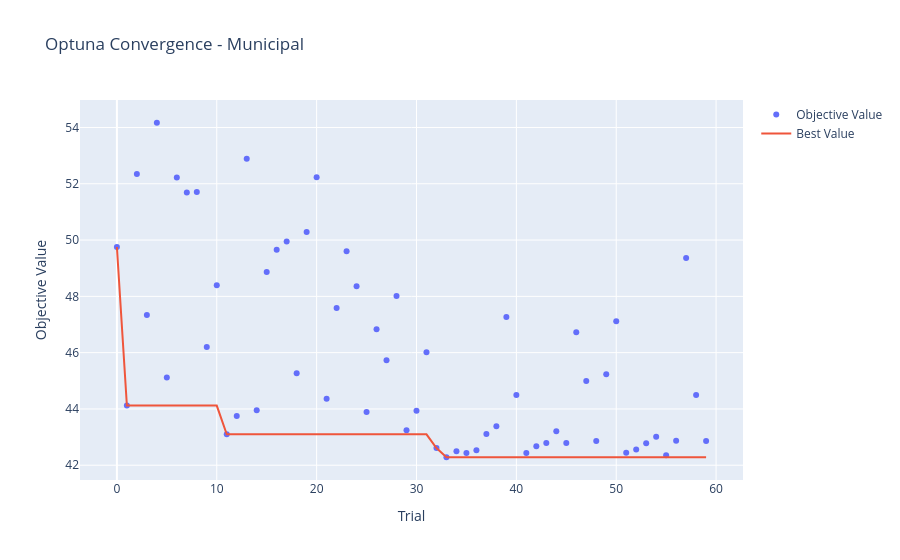
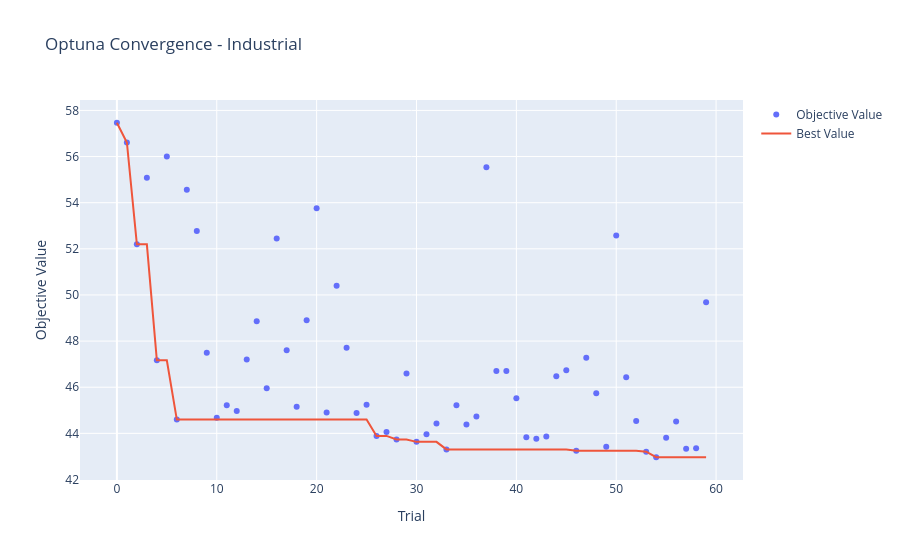
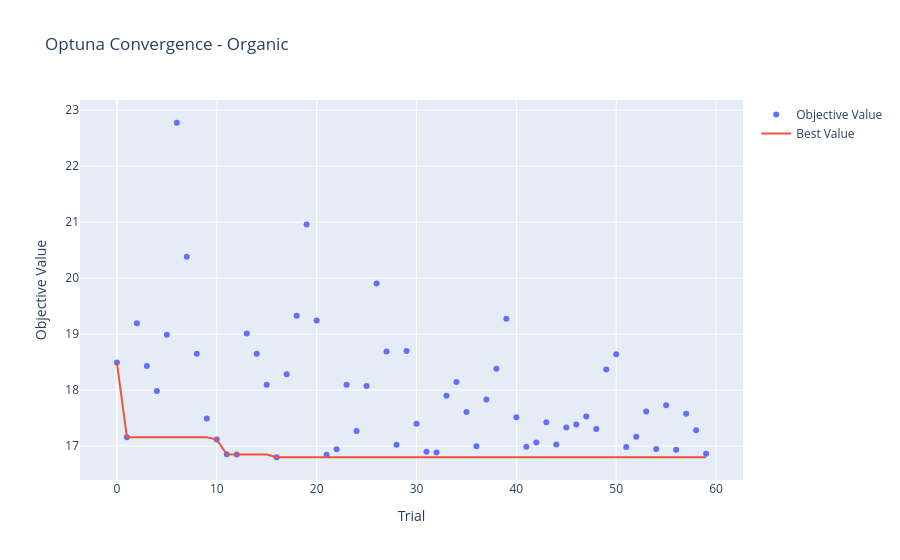
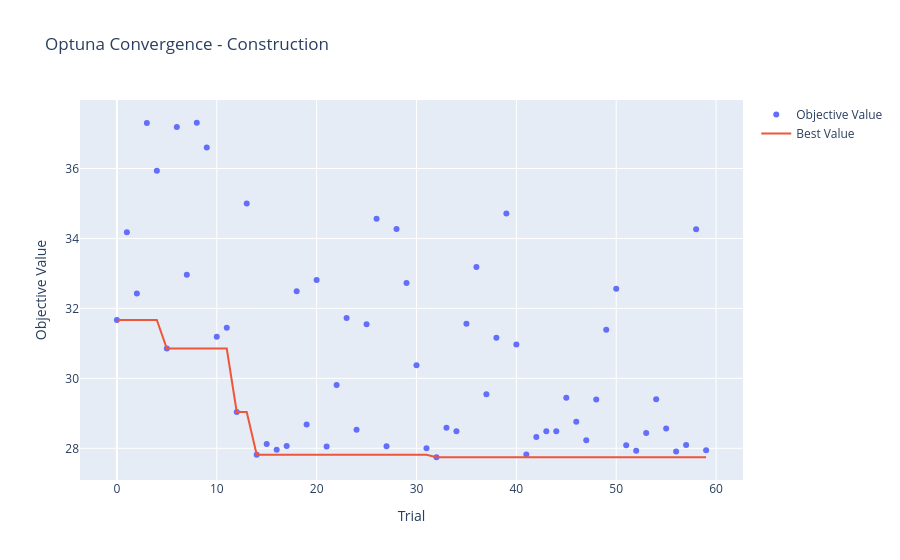

The cell these charts' notebook holds for them, in order:
### Code cell
train_split_index = int(waste_dfs["Municipal"].shape[0] * 0.65)
val_split_index   = int(waste_dfs["Municipal"].shape[0] * 0.80)


# Store best params
best_params_all = {}

study_results = {}

for waste_type, df in waste_dfs.items():
    print(f"Tuning for {waste_type}...")

    # Time series split
    train_df = df.iloc[:train_split_index]
    val_df = df.iloc[train_split_index:val_split_index]

    X_train = train_df.drop(columns=["quantity_tons"])
    y_train = train_df["quantity_tons"]

    X_val = val_df.drop(columns=["quantity_tons"])
    y_val = val_df["quantity_tons"]

    def objective(trial):
        params = {
        "verbosity": 0,
        "objective": "reg:squarederror",
        "eval_metric": "rmse",
        "booster": "gbtree",
        "lambda": trial.suggest_float("lambda", 1e-3, 10.0, log=True),
        "alpha": trial.suggest_float("alpha", 1e-3, 10.0, log=True),
        "colsample_bytree": trial.suggest_float("colsample_bytree", 0.5, 1.0),
        "subsample": trial.suggest_float("subsample", 0.5, 1.0),
        "learning_rate": trial.suggest_float("learning_rate", 0.01, 0.3),
        "n_estimators": trial.suggest_int("n_estimators", 100, 1000),
        "max_depth": trial.suggest_int("max_depth", 3, 10),
        "min_child_weight": trial.suggest_int("min_child_weight", 1, 10),
}


        model = xgb.XGBRegressor(**params)
        model.fit(X_train, y_train)
        preds = model.predict(X_val)
        rmse = root_mean_squared_error(y_val, preds)
        return rmse

    study = optuna.create_study(direction="minimize")
    study.optimize(objective, n_trials=60)

    best_params_all[waste_type] = study.best_params
    study_results[waste_type] = study
    print(f"Best RMSE for {waste_type}: {study.best_value:.4f}")
    print(f"Best params: {study.best_params}")

# Save all params to YAML
timestamp = datetime.now().strftime("%Y%m%d_%H%M")
yaml_file = f"best_params_NoLags_{timestamp}.yaml"
with open(yaml_file, 'w') as f:
    yaml.dump(best_params_all, f)

print(f"\nSaved all best parameters to: {yaml_file}")

for waste_type, study in study_results.items():
    fig = plot_optimization_history(study)
    fig.update_layout(title_text=f"Optuna Convergence - {waste_type}")
    fig.show()

### Figure 1 — Plotly figure (JSON) as saved in the notebook; plotly's stock layout.template omitted (floating-point values rounded to 4 significant figures)
{"data": [{"mode": "markers", "name": "Objective Value", "type": "scatter", "x": [0, 1, 2, 3, 4, 5, 6, 7, 8, 9, 10, 11, 12, 13, 14, 15, 16, 17, 18, 19, 20, 21, 22, 23, 24, 25, 26, 27, 28, 29, 30, 31, 32, 33, 34, 35, 36, 37, 38, 39, 40, 41, 42, 43, 44, 45, 46, 47, 48, 49, 50, 51, 52, 53, 54, 55, 56, 57, 58, 59], "y": [49.75, 44.12, 52.35, 47.34, 54.17, 45.12, 52.22, 51.69, 51.71, 46.2, 48.4, 43.1, 43.75, 52.89, 43.95, 48.86, 49.65, 49.95, 45.27, 50.29, 52.23, 44.37, 47.58, 49.61, 48.36, 43.89, 46.83, 45.73, 48.01, 43.24, 43.93, 46.02, 42.61, 42.28, 42.5, 42.44, 42.53, 43.11, 43.38, 47.27, 44.5, 42.44, 42.67, 42.79, 43.21, 42.79, 46.72, 44.99, 42.86, 45.23, 47.12, 42.44, 42.56, 42.78, 43.02, 42.35, 42.87, 49.36, 44.49, 42.86]}, {"mode": "lines", "name": "Best Value", "type": "scatter", "x": [0, 1, 2, 3, 4, 5, 6, 7, 8, 9, 10, 11, 12, 13, 14, 15, 16, 17, 18, 19, 20, 21, 22, 23, 24, 25, 26, 27, 28, 29, 30, 31, 32, 33, 34, 35, 36, 37, 38, 39, 40, 41, 42, 43, 44, 45, 46, 47, 48, 49, 50, 51, 52, 53, 54, 55, 56, 57, 58, 59], "y": [49.75, 44.12, 44.12, 44.12, 44.12, 44.12, 44.12, 44.12, 44.12, 44.12, 44.12, 43.1, 43.1, 43.1, 43.1, 43.1, 43.1, 43.1, 43.1, 43.1, 43.1, 43.1, 43.1, 43.1, 43.1, 43.1, 43.1, 43.1, 43.1, 43.1, 43.1, 43.1, 42.61, 42.28, 42.28, 42.28, 42.28, 42.28, 42.28, 42.28, 42.28, 42.28, 42.28, 42.28, 42.28, 42.28, 42.28, 42.28, 42.28, 42.28, 42.28, 42.28, 42.28, 42.28, 42.28, 42.28, 42.28, 42.28, 42.28, 42.28]}, {"marker": {"color": "#cccccc"}, "mode": "markers", "name": "Infeasible Trial", "showlegend": false, "type": "scatter", "x": [], "y": []}], "layout": {"title": {"text": "Optuna Convergence - Municipal"}, "xaxis": {"title": {"text": "Trial"}}, "yaxis": {"title": {"text": "Objective Value"}}}}

### Figure 2 — Plotly figure (JSON) as saved in the notebook; plotly's stock layout.template omitted (floating-point values rounded to 4 significant figures)
{"data": [{"mode": "markers", "name": "Objective Value", "type": "scatter", "x": [0, 1, 2, 3, 4, 5, 6, 7, 8, 9, 10, 11, 12, 13, 14, 15, 16, 17, 18, 19, 20, 21, 22, 23, 24, 25, 26, 27, 28, 29, 30, 31, 32, 33, 34, 35, 36, 37, 38, 39, 40, 41, 42, 43, 44, 45, 46, 47, 48, 49, 50, 51, 52, 53, 54, 55, 56, 57, 58, 59], "y": [57.47, 56.61, 52.19, 55.08, 47.16, 56.01, 44.6, 54.56, 52.78, 47.5, 44.68, 45.22, 44.97, 47.2, 48.86, 45.96, 52.44, 47.6, 45.16, 48.91, 53.75, 44.91, 50.4, 47.71, 44.89, 45.24, 43.89, 44.06, 43.73, 46.59, 43.63, 43.96, 44.43, 43.3, 45.22, 44.38, 44.73, 55.54, 46.7, 46.7, 45.52, 43.83, 43.77, 43.87, 46.47, 46.74, 43.25, 47.28, 45.73, 43.42, 52.58, 46.43, 44.53, 43.2, 42.96, 43.81, 44.51, 43.33, 43.35, 49.69]}, {"mode": "lines", "name": "Best Value", "type": "scatter", "x": [0, 1, 2, 3, 4, 5, 6, 7, 8, 9, 10, 11, 12, 13, 14, 15, 16, 17, 18, 19, 20, 21, 22, 23, 24, 25, 26, 27, 28, 29, 30, 31, 32, 33, 34, 35, 36, 37, 38, 39, 40, 41, 42, 43, 44, 45, 46, 47, 48, 49, 50, 51, 52, 53, 54, 55, 56, 57, 58, 59], "y": [57.47, 56.61, 52.19, 52.19, 47.16, 47.16, 44.6, 44.6, 44.6, 44.6, 44.6, 44.6, 44.6, 44.6, 44.6, 44.6, 44.6, 44.6, 44.6, 44.6, 44.6, 44.6, 44.6, 44.6, 44.6, 44.6, 43.89, 43.89, 43.73, 43.73, 43.63, 43.63, 43.63, 43.3, 43.3, 43.3, 43.3, 43.3, 43.3, 43.3, 43.3, 43.3, 43.3, 43.3, 43.3, 43.3, 43.25, 43.25, 43.25, 43.25, 43.25, 43.25, 43.25, 43.2, 42.96, 42.96, 42.96, 42.96, 42.96, 42.96]}, {"marker": {"color": "#cccccc"}, "mode": "markers", "name": "Infeasible Trial", "showlegend": false, "type": "scatter", "x": [], "y": []}], "layout": {"title": {"text": "Optuna Convergence - Industrial"}, "xaxis": {"title": {"text": "Trial"}}, "yaxis": {"title": {"text": "Objective Value"}}}}

### Figure 3 — Plotly figure (JSON) as saved in the notebook; plotly's stock layout.template omitted (floating-point values rounded to 4 significant figures)
{"data": [{"mode": "markers", "name": "Objective Value", "type": "scatter", "x": [0, 1, 2, 3, 4, 5, 6, 7, 8, 9, 10, 11, 12, 13, 14, 15, 16, 17, 18, 19, 20, 21, 22, 23, 24, 25, 26, 27, 28, 29, 30, 31, 32, 33, 34, 35, 36, 37, 38, 39, 40, 41, 42, 43, 44, 45, 46, 47, 48, 49, 50, 51, 52, 53, 54, 55, 56, 57, 58, 59], "y": [18.49, 17.16, 19.19, 18.43, 17.98, 18.99, 22.78, 20.38, 18.65, 17.49, 17.11, 16.85, 16.85, 19.01, 18.65, 18.09, 16.8, 18.28, 19.33, 20.96, 19.24, 16.84, 16.94, 18.09, 17.27, 18.07, 19.9, 18.69, 17.02, 18.7, 17.4, 16.9, 16.88, 17.9, 18.14, 17.61, 16.99, 17.83, 18.38, 19.27, 17.52, 16.99, 17.06, 17.43, 17.03, 17.33, 17.38, 17.53, 17.3, 18.37, 18.64, 16.98, 17.16, 17.62, 16.95, 17.73, 16.93, 17.58, 17.28, 16.86]}, {"mode": "lines", "name": "Best Value", "type": "scatter", "x": [0, 1, 2, 3, 4, 5, 6, 7, 8, 9, 10, 11, 12, 13, 14, 15, 16, 17, 18, 19, 20, 21, 22, 23, 24, 25, 26, 27, 28, 29, 30, 31, 32, 33, 34, 35, 36, 37, 38, 39, 40, 41, 42, 43, 44, 45, 46, 47, 48, 49, 50, 51, 52, 53, 54, 55, 56, 57, 58, 59], "y": [18.49, 17.16, 17.16, 17.16, 17.16, 17.16, 17.16, 17.16, 17.16, 17.16, 17.11, 16.85, 16.85, 16.85, 16.85, 16.85, 16.8, 16.8, 16.8, 16.8, 16.8, 16.8, 16.8, 16.8, 16.8, 16.8, 16.8, 16.8, 16.8, 16.8, 16.8, 16.8, 16.8, 16.8, 16.8, 16.8, 16.8, 16.8, 16.8, 16.8, 16.8, 16.8, 16.8, 16.8, 16.8, 16.8, 16.8, 16.8, 16.8, 16.8, 16.8, 16.8, 16.8, 16.8, 16.8, 16.8, 16.8, 16.8, 16.8, 16.8]}, {"marker": {"color": "#cccccc"}, "mode": "markers", "name": "Infeasible Trial", "showlegend": false, "type": "scatter", "x": [], "y": []}], "layout": {"title": {"text": "Optuna Convergence - Organic"}, "xaxis": {"title": {"text": "Trial"}}, "yaxis": {"title": {"text": "Objective Value"}}}}

### Figure 4 — Plotly figure (JSON) as saved in the notebook; plotly's stock layout.template omitted (floating-point values rounded to 4 significant figures)
{"data": [{"mode": "markers", "name": "Objective Value", "type": "scatter", "x": [0, 1, 2, 3, 4, 5, 6, 7, 8, 9, 10, 11, 12, 13, 14, 15, 16, 17, 18, 19, 20, 21, 22, 23, 24, 25, 26, 27, 28, 29, 30, 31, 32, 33, 34, 35, 36, 37, 38, 39, 40, 41, 42, 43, 44, 45, 46, 47, 48, 49, 50, 51, 52, 53, 54, 55, 56, 57, 58, 59], "y": [31.67, 34.18, 32.43, 37.3, 35.94, 30.85, 37.19, 32.97, 37.31, 36.6, 31.19, 31.45, 29.04, 35.0, 27.82, 28.12, 27.96, 28.06, 32.49, 28.68, 32.81, 28.05, 29.81, 31.73, 28.53, 31.55, 34.57, 28.06, 34.27, 32.72, 30.38, 28.0, 27.74, 28.59, 28.49, 31.56, 33.18, 29.54, 31.16, 34.71, 30.97, 27.83, 28.32, 28.49, 28.49, 29.45, 28.76, 28.23, 29.39, 31.39, 32.56, 28.09, 27.93, 28.43, 29.4, 28.56, 27.91, 28.09, 34.26, 27.95]}, {"mode": "lines", "name": "Best Value", "type": "scatter", "x": [0, 1, 2, 3, 4, 5, 6, 7, 8, 9, 10, 11, 12, 13, 14, 15, 16, 17, 18, 19, 20, 21, 22, 23, 24, 25, 26, 27, 28, 29, 30, 31, 32, 33, 34, 35, 36, 37, 38, 39, 40, 41, 42, 43, 44, 45, 46, 47, 48, 49, 50, 51, 52, 53, 54, 55, 56, 57, 58, 59], "y": [31.67, 31.67, 31.67, 31.67, 31.67, 30.85, 30.85, 30.85, 30.85, 30.85, 30.85, 30.85, 29.04, 29.04, 27.82, 27.82, 27.82, 27.82, 27.82, 27.82, 27.82, 27.82, 27.82, 27.82, 27.82, 27.82, 27.82, 27.82, 27.82, 27.82, 27.82, 27.82, 27.74, 27.74, 27.74, 27.74, 27.74, 27.74, 27.74, 27.74, 27.74, 27.74, 27.74, 27.74, 27.74, 27.74, 27.74, 27.74, 27.74, 27.74, 27.74, 27.74, 27.74, 27.74, 27.74, 27.74, 27.74, 27.74, 27.74, 27.74]}, {"marker": {"color": "#cccccc"}, "mode": "markers", "name": "Infeasible Trial", "showlegend": false, "type": "scatter", "x": [], "y": []}], "layout": {"title": {"text": "Optuna Convergence - Construction"}, "xaxis": {"title": {"text": "Trial"}}, "yaxis": {"title": {"text": "Objective Value"}}}}
